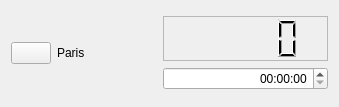
<?xml version="1.0" encoding="UTF-8"?>
<ui version="4.0">
 <class>QOneTimeZone</class>
 <widget class="QWidget" name="QOneTimeZone">
  <property name="geometry">
   <rect>
    <x>0</x>
    <y>0</y>
    <width>329</width>
    <height>107</height>
   </rect>
  </property>
  <property name="windowTitle">
   <string>QOneTimeZone</string>
  </property>
  <layout class="QHBoxLayout" name="horizontalLayout">
   <item>
    <widget class="QPushButton" name="deleteButton">
     <property name="sizePolicy">
      <sizepolicy hsizetype="Fixed" vsizetype="Fixed">
       <horstretch>0</horstretch>
       <verstretch>0</verstretch>
      </sizepolicy>
     </property>
     <property name="layoutDirection">
      <enum>Qt::LeftToRight</enum>
     </property>
     <property name="autoFillBackground">
      <bool>false</bool>
     </property>
     <property name="text">
      <string/>
     </property>
     <property name="icon">
      <iconset>
       <normaloff>Images/cross.png</normaloff>Images/cross.png</iconset>
     </property>
     <property name="iconSize">
      <size>
       <width>10</width>
       <height>10</height>
      </size>
     </property>
     <property name="autoDefault">
      <bool>false</bool>
     </property>
     <property name="default">
      <bool>false</bool>
     </property>
     <property name="flat">
      <bool>false</bool>
     </property>
    </widget>
   </item>
   <item>
    <widget class="QLabel" name="label">
     <property name="sizePolicy">
      <sizepolicy hsizetype="Fixed" vsizetype="Preferred">
       <horstretch>0</horstretch>
       <verstretch>0</verstretch>
      </sizepolicy>
     </property>
     <property name="minimumSize">
      <size>
       <width>100</width>
       <height>0</height>
      </size>
     </property>
     <property name="autoFillBackground">
      <bool>false</bool>
     </property>
     <property name="text">
      <string>Paris</string>
     </property>
     <property name="textFormat">
      <enum>Qt::RichText</enum>
     </property>
     <property name="scaledContents">
      <bool>false</bool>
     </property>
    </widget>
   </item>
   <item>
    <layout class="QVBoxLayout" name="verticalLayout">
     <item>
      <spacer name="verticalSpacer_2">
       <property name="orientation">
        <enum>Qt::Vertical</enum>
       </property>
       <property name="sizeHint" stdset="0">
        <size>
         <width>20</width>
         <height>40</height>
        </size>
       </property>
      </spacer>
     </item>
     <item>
      <layout class="QHBoxLayout" name="horizontalLayout_2">
       <property name="topMargin">
        <number>0</number>
       </property>
       <item>
        <spacer name="horizontalSpacer">
         <property name="orientation">
          <enum>Qt::Horizontal</enum>
         </property>
         <property name="sizeHint" stdset="0">
          <size>
           <width>40</width>
           <height>20</height>
          </size>
         </property>
        </spacer>
       </item>
       <item>
        <layout class="QVBoxLayout" name="verticalLayout_2">
         <property name="topMargin">
          <number>0</number>
         </property>
         <item>
          <widget class="QMyLCDNumber" name="lcdNumber">
           <property name="sizePolicy">
            <sizepolicy hsizetype="Fixed" vsizetype="Fixed">
             <horstretch>0</horstretch>
             <verstretch>0</verstretch>
            </sizepolicy>
           </property>
           <property name="minimumSize">
            <size>
             <width>165</width>
             <height>45</height>
            </size>
           </property>
           <property name="layoutDirection">
            <enum>Qt::LeftToRight</enum>
           </property>
           <property name="frameShape">
            <enum>QFrame::StyledPanel</enum>
           </property>
           <property name="frameShadow">
            <enum>QFrame::Sunken</enum>
           </property>
           <property name="lineWidth">
            <number>1</number>
           </property>
          </widget>
         </item>
         <item>
          <widget class="QTimeEdit" name="timeEdit">
           <property name="sizePolicy">
            <sizepolicy hsizetype="Fixed" vsizetype="Fixed">
             <horstretch>0</horstretch>
             <verstretch>0</verstretch>
            </sizepolicy>
           </property>
           <property name="minimumSize">
            <size>
             <width>165</width>
             <height>0</height>
            </size>
           </property>
           <property name="layoutDirection">
            <enum>Qt::LeftToRight</enum>
           </property>
           <property name="wrapping">
            <bool>false</bool>
           </property>
           <property name="alignment">
            <set>Qt::AlignRight|Qt::AlignTrailing|Qt::AlignVCenter</set>
           </property>
           <property name="readOnly">
            <bool>false</bool>
           </property>
           <property name="keyboardTracking">
            <bool>false</bool>
           </property>
           <property name="currentSection">
            <enum>QDateTimeEdit::HourSection</enum>
           </property>
           <property name="displayFormat">
            <string>hh:mm:ss</string>
           </property>
           <property name="timeSpec">
            <enum>Qt::LocalTime</enum>
           </property>
           <property name="time">
            <time>
             <hour>0</hour>
             <minute>0</minute>
             <second>0</second>
            </time>
           </property>
          </widget>
         </item>
        </layout>
       </item>
      </layout>
     </item>
     <item>
      <spacer name="verticalSpacer">
       <property name="orientation">
        <enum>Qt::Vertical</enum>
       </property>
       <property name="sizeHint" stdset="0">
        <size>
         <width>20</width>
         <height>40</height>
        </size>
       </property>
      </spacer>
     </item>
    </layout>
   </item>
  </layout>
 </widget>
 <layoutdefault spacing="6" margin="11"/>
 <customwidgets>
  <customwidget>
   <class>QMyLCDNumber</class>
   <extends>QLCDNumber</extends>
   <header>qmylcdnumber.h</header>
   <slots>
    <signal>hourModified(int)</signal>
    <slot>modified(QDateTime)</slot>
   </slots>
  </customwidget>
 </customwidgets>
 <resources/>
 <connections>
  <connection>
   <sender>timeEdit</sender>
   <signal>dateTimeChanged(QDateTime)</signal>
   <receiver>lcdNumber</receiver>
   <slot>modified(QDateTime)</slot>
   <hints>
    <hint type="sourcelabel">
     <x>329</x>
     <y>60</y>
    </hint>
    <hint type="destinationlabel">
     <x>317</x>
     <y>32</y>
    </hint>
   </hints>
  </connection>
  <connection>
   <sender>lcdNumber</sender>
   <signal>hourModified(int)</signal>
   <receiver>QOneTimeZone</receiver>
   <slot>bridgeModified(int)</slot>
   <hints>
    <hint type="sourcelabel">
     <x>458</x>
     <y>46</y>
    </hint>
    <hint type="destinationlabel">
     <x>115</x>
     <y>-5</y>
    </hint>
   </hints>
  </connection>
  <connection>
   <sender>deleteButton</sender>
   <signal>clicked()</signal>
   <receiver>QOneTimeZone</receiver>
   <slot>deleteHandler()</slot>
   <hints>
    <hint type="sourcelabel">
     <x>62</x>
     <y>38</y>
    </hint>
    <hint type="destinationlabel">
     <x>63</x>
     <y>-19</y>
    </hint>
   </hints>
  </connection>
 </connections>
 <slots>
  <slot>bridgeModified(int)</slot>
  <slot>deleteHandler()</slot>
 </slots>
</ui>
